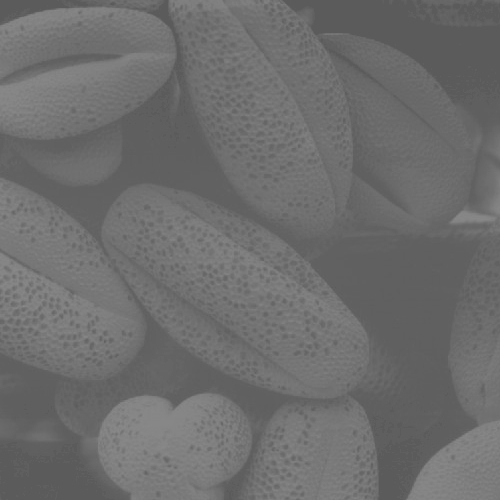
#> input picture 05. Frequency Domain Filtering/input/pollen.jpg, 500 x 500 px, found by its file name
$ python homo.py
#> lines starting #> are read from the running program, lines starting #| are printed output that depends on the picture
import cv2 # For OpenCV modules (For Image I/O and Contour Finding)
import numpy as np # For general purpose array manipulation
import scipy.fftpack # For FFT2

#### imclearborder definition

# [51 lines left out: functions imclearborder, bwareaopen, not called in this run]

#### Main program

# Read in image
img = cv2.imread('pollen.jpg', 0)
#> img is the input picture: shape (500, 500); min 90, max 138, mean 109.1

# Number of rows and columns
rows = img.shape[0]
#> rows = 500
cols = img.shape[1]
#> cols = 500

# Remove some columns from the beginning and end
img = img[:, 59:cols-20]
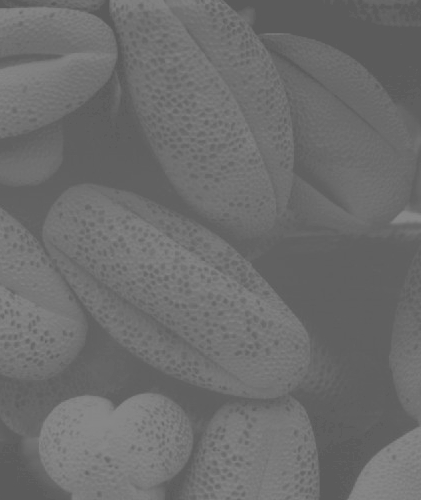
#> img: shape (500, 421); min 90, max 138, mean 108.9

# Number of rows and columns
rows = img.shape[0]
cols = img.shape[1]
#> cols = 421

# Convert image to 0 to 1, then do log(1 + I)
imgLog = np.log1p(np.array(img, dtype="float") / 255)
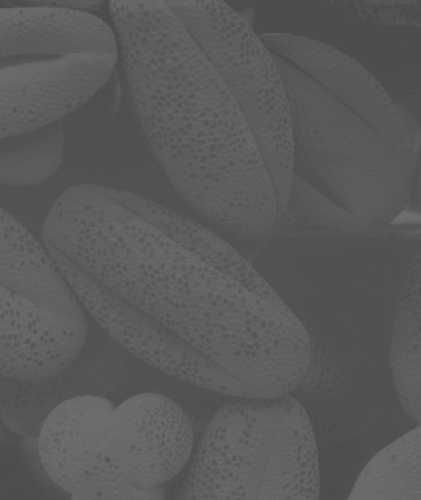
#> imgLog: shape (500, 421) float64; min 0.302, max 0.433, mean 0.355

# Create Gaussian mask of sigma = 10
M = 2*rows + 1
#> M = 1001
N = 2*cols + 1
#> N = 843
sigma = 10
(X,Y) = np.meshgrid(np.linspace(0,N-1,N), np.linspace(0,M-1,M))
centerX = np.ceil(N/2)
#> centerX = 422
centerY = np.ceil(M/2)
#> centerY = 501
gaussianNumerator = (X - centerX)**2 + (Y - centerY)**2

# Low pass and high pass filters
Hlow = np.exp(-gaussianNumerator / (2*sigma*sigma))
Hhigh = 1 - Hlow

# Move origin of filters so that it's at the top left corner to
# match with the input image
HlowShift = scipy.fftpack.ifftshift(Hlow.copy())
HhighShift = scipy.fftpack.ifftshift(Hhigh.copy())

# Filter the image and crop
If = scipy.fftpack.fft2(imgLog.copy(), (M,N))
#> (the run stopped early here; a loop or call above may not have finished)
